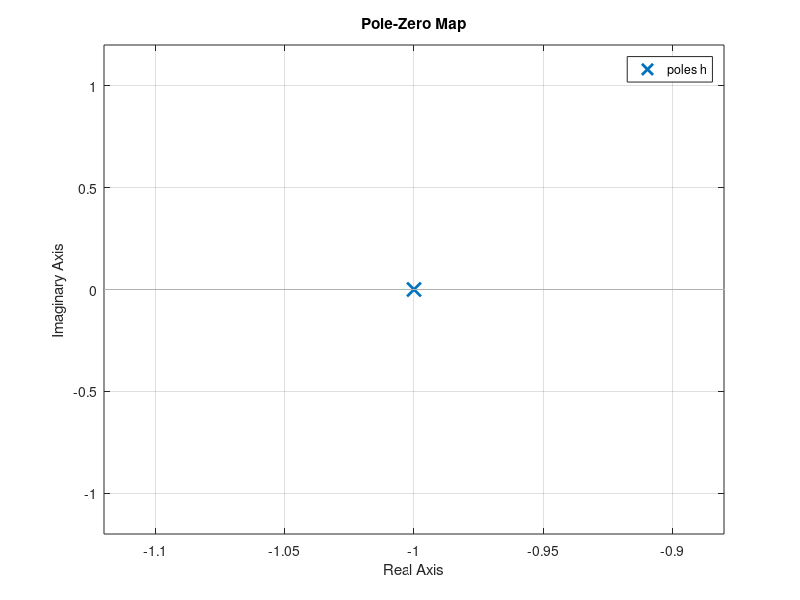
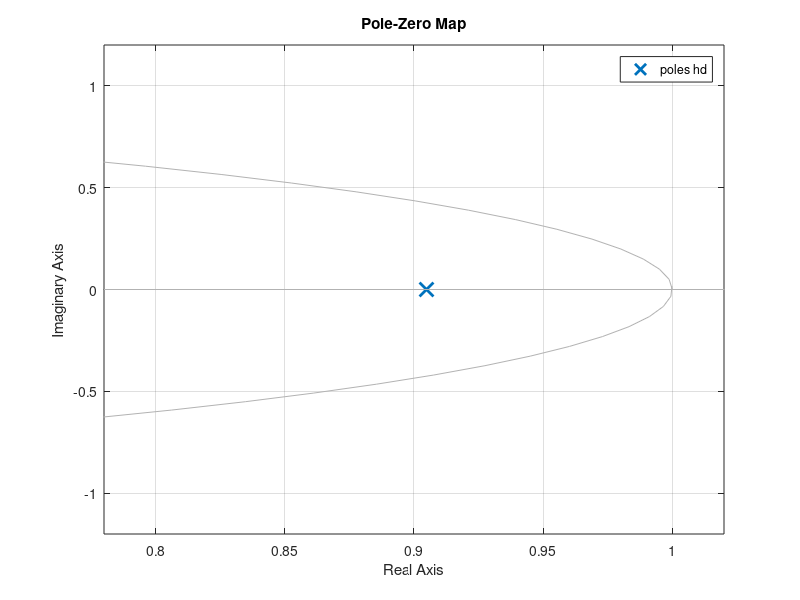
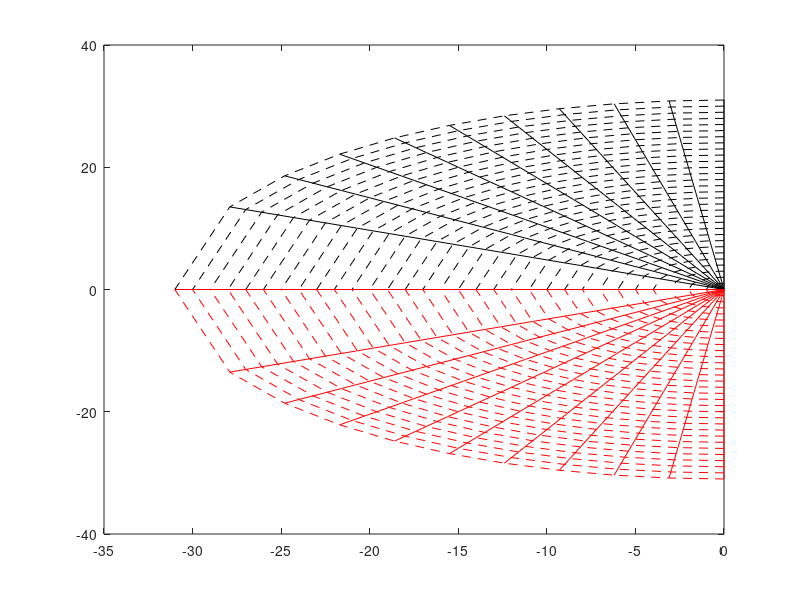
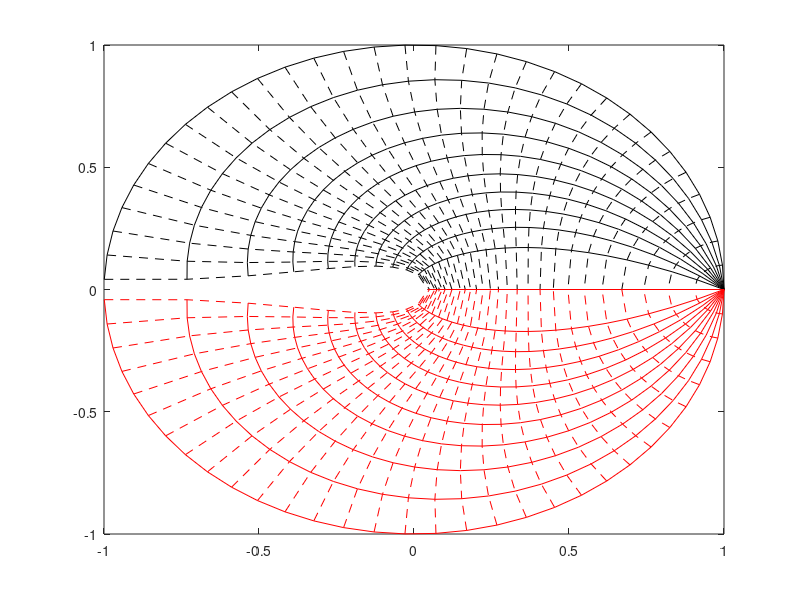

These charts were generated, in order, by the following MATLAB code:
clc
close all
clc

%----------
h=tf(1,[1 1]);
pzmap(h)
grid on

Ts=1/10;
hd=c2d(h,Ts);
figure
pzmap(hd)
grid on

e=0:0.1:1;
wn=0:1:pi/Ts;
s1=zeros(length(wn),length(e));
s2=zeros(length(wn),length(e));
% f1 = figure;
% f2 = figure;
figure
% s1=-e(i)*wn(j)+wn(j)*sqrt(e(i)^2-1);
% s2=-e(i)*wn(j)-wn(j)*sqrt(e(i)^2-1);   
% plot(real(s1(i,:)),imag(s1(i,:)),'k',real(s2(i,:)),imag(s2(i,:)),'r')
%-------line punteada frecuencia natural constante----
%--------zeta constante linea solida------
for i=1:length(e)
    for j=1:length(wn)
        s1(i,j)=-e(i)*wn(j)+wn(j)*sqrt(e(i)^2-1);
        s2(i,j)=-e(i)*wn(j)-wn(j)*sqrt(e(i)^2-1);
%         plot(real(s1),imag(s1),'k',real(s2),imag(s2),'r')
%         hold on
    end    
    plot(real(s1(i,:)),imag(s1(i,:)),'k',real(s2(i,:)),imag(s2(i,:)),'r')
    hold on   
    
end

plot(real(s1),imag(s1),'--k',real(s2),imag(s2),'--r')

%title('\omega_n = cte')
figure
% for i=1:length(s1)
z1=exp(s1*Ts);
z2=exp(s2*Ts);
%     [theta1,rho1] = cart2pol(real(s1),imag(s1));
%     [theta2,rho2] = cart2pol(real(s2),imag(s2));
for i=1:length(e)
      
    plot(real(z1(i,:)),imag(z1(i,:)),'k',real(z2(i,:)),imag(z2(i,:)),'r')
    hold on   
    
end
plot(real(z1),imag(z1),'--k',real(z2),imag(z2),'--r')
